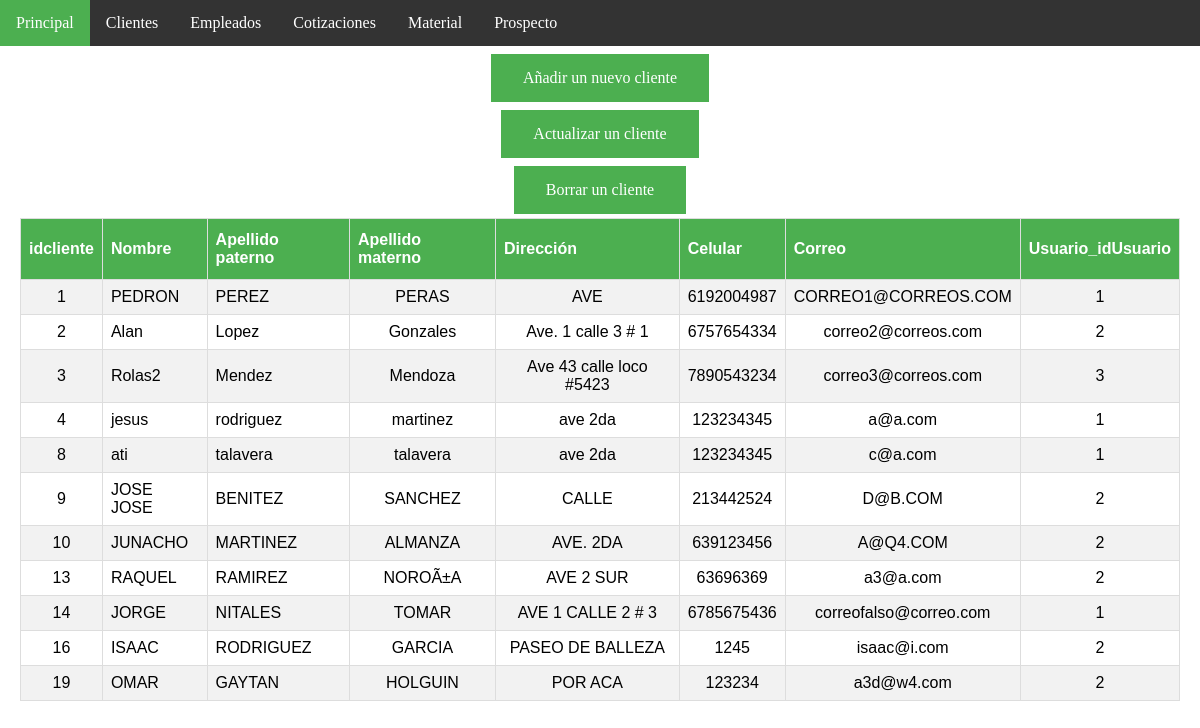
/clienteAdmon.php (signed in), run on an earlier commit of the app's database.
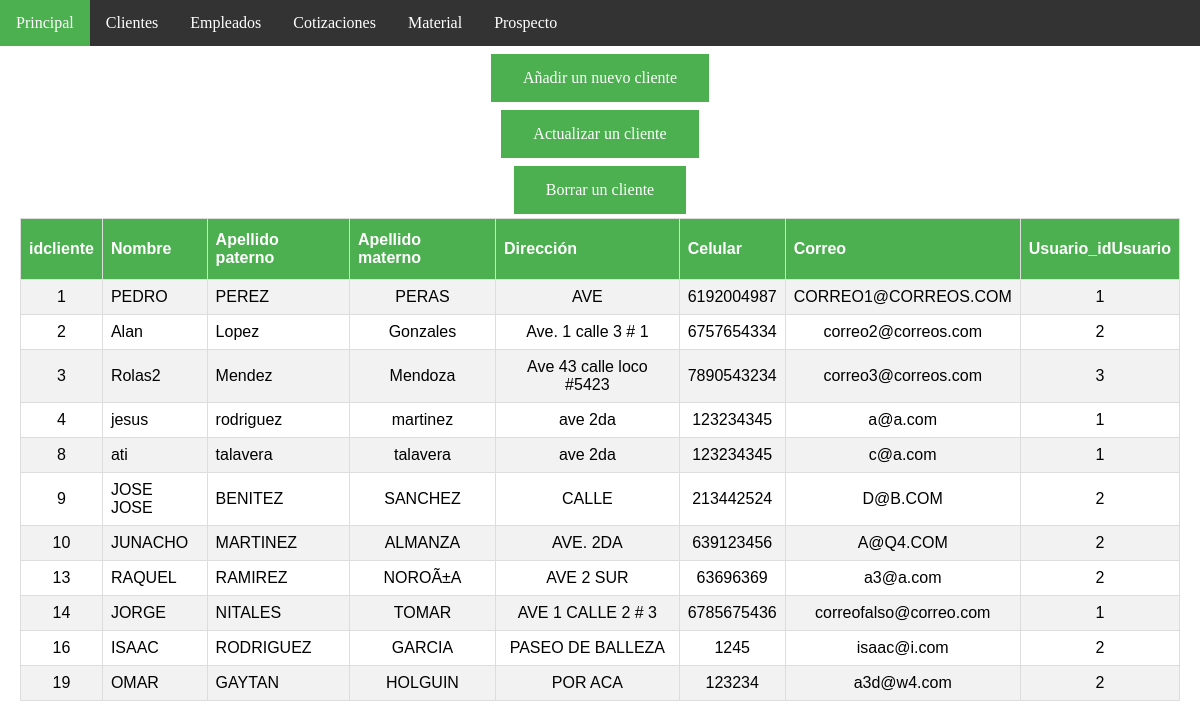
And on a later commit of the database.
### tables this page shows
CREATE TABLE `cliente` (
  `idCliente` int(11) NOT NULL AUTO_INCREMENT,
  `nombre` varchar(30) NOT NULL,
  `ape_pat` varchar(20) NOT NULL,
  `ape_mat` varchar(20) NOT NULL,
  `direccion` varchar(45) NOT NULL,
  `cel` varchar(10) NOT NULL,
  `correo` varchar(30) NOT NULL,
  `Usuario_idUsuario` int(11) NOT NULL,
  PRIMARY KEY (`idCliente`,`Usuario_idUsuario`),
  UNIQUE KEY `correo_UNIQUE` (`correo`),
  KEY `fk_Cliente_Usuario1_idx` (`Usuario_idUsuario`),
  CONSTRAINT `fk_Cliente_Usuario1` FOREIGN KEY (`Usuario_idUsuario`) REFERENCES `usuario` (`idUsuario`) ON DELETE NO ACTION ON UPDATE NO ACTION
);

### clienteAdmon.php (the view, shortened to what this page needs)
<!DOCTYPE html>
<html>
<head>
	<link rel="stylesheet" type="text/css" href="css/page_style.css">
</head>
<body>
<ul>
  <li><a class="active" href="indexAdmin.php">Principal</a></li>
  <li><a href="clienteAdmon.php">Clientes</a></li>
  <li><a href="empleadoAdmon.php">Empleados</a></li>
  <li><a href="cotizacionAdmon.php">Cotizaciones</a></li>
  <li><a href="materialAdmon.php">Material</a></li>
  <li><a href="prospectoAdmon.php">Prospecto</a></li>
</ul>
<div style="padding:20px;margin-top:30px;height:1500px;">
<div align="center">
	<a class="buttonSha" href="insertCliente.php">Añadir un nuevo cliente</a><br>
	<a class="buttonSha" href="updateCliente.php">Actualizar un cliente</a><br>
	<a class="buttonSha" href="deleteCliente.php">Borrar un cliente</a><br>
</div>
<?php
	$usuario = "root";
	$servidor = "localhost";
$conexion = mysqli_connect( $servidor, $usuario, "" )
or die ("No se ha podido conectar al servidor BD");
$consulta = "SELECT * FROM cliente";
$resultado = mysqli_query( $conexion, $consulta )
        or die ( "Algo ha ido mal en la consulta a la base de datos");
echo"<center>";
echo "<table>";
	echo "<tr>";
		echo "<th>idcliente</th>";
		echo "<th>Nombre</th>";
	    echo "<th>Apellido paterno</th>";
	    echo "<th>Apellido materno</th>";
	    echo "<th>Dirección</th>";
	    echo "<th>Celular</th>";
	    echo "<th>Correo</th>";
	    echo "<th>Usuario_idUsuario</th>";
	echo "</tr>";
	while ($registro = mysqli_fetch_array( $resultado ))
		{
		echo "<tr>";
		echo "<td align='center'>" . $registro['idCliente'] . "</td><td>" . $registro['nombre'] . "</td>";
		echo "<td>".$registro['ape_pat']."</td>";
		echo "<td align='center'>".$registro['ape_mat']. "</td>";
		echo "<td align='center'>".$registro['direccion']. "</td>";
		echo "<td align='center'>".$registro['cel']. "</td>";
		echo "<td align='center'>".$registro['correo']. "</td>";
		echo "<td align='center'>".$registro['Usuario_idUsuario']. "</td>";
	echo "</tr>";
		}
	echo "</table>";
 ?>
</div>
</body>
</html>

What changed in the data, as far as the page shows it:
changed cliente "PEREZ": nombre "PEDRON" → "PEDRO"
